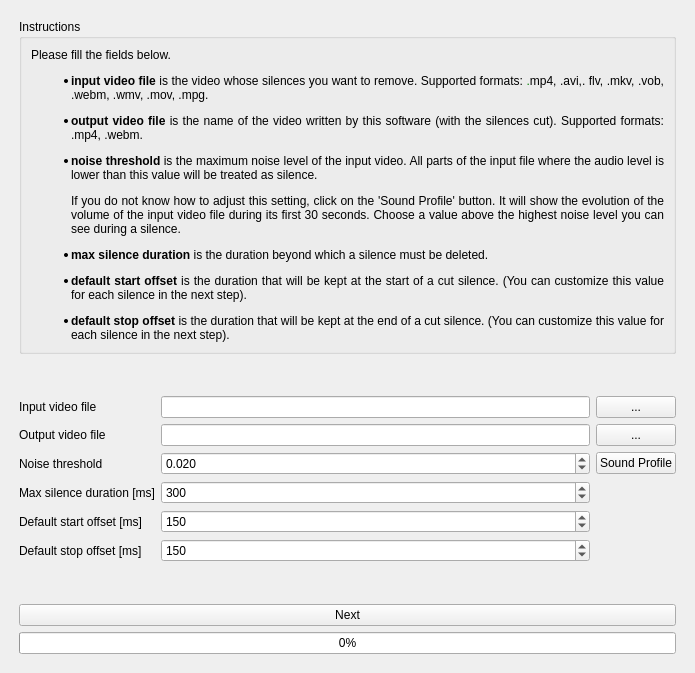
<?xml version="1.0" encoding="UTF-8"?>
<ui version="4.0">
 <class>SilenceRemover</class>
 <widget class="QWidget" name="SilenceRemover">
  <property name="geometry">
   <rect>
    <x>0</x>
    <y>0</y>
    <width>695</width>
    <height>673</height>
   </rect>
  </property>
  <property name="windowTitle">
   <string>SilenceRemover</string>
  </property>
  <layout class="QVBoxLayout" name="verticalLayout_2">
   <item>
    <layout class="QVBoxLayout" name="verticalLayout">
     <property name="leftMargin">
      <number>8</number>
     </property>
     <property name="topMargin">
      <number>8</number>
     </property>
     <property name="rightMargin">
      <number>8</number>
     </property>
     <property name="bottomMargin">
      <number>8</number>
     </property>
     <item>
      <widget class="QGroupBox" name="groupBox">
       <property name="sizePolicy">
        <sizepolicy hsizetype="Expanding" vsizetype="Expanding">
         <horstretch>0</horstretch>
         <verstretch>0</verstretch>
        </sizepolicy>
       </property>
       <property name="title">
        <string>Instructions</string>
       </property>
       <layout class="QGridLayout" name="gridLayout_2">
        <item row="0" column="0">
         <widget class="QLabel" name="label_6">
          <property name="text">
           <string>&lt;html&gt;&lt;head/&gt;&lt;body&gt;&lt;p align=&quot;justify&quot;&gt;Please fill the fields below.&lt;/p&gt;&lt;ul style=&quot;margin-top: 0px; margin-bottom: 0px; margin-left: 0px; margin-right: 0px; -qt-list-indent: 1;&quot;&gt;&lt;li align=&quot;justify&quot; style=&quot; margin-top:12px; margin-bottom:0px; margin-left:0px; margin-right:0px; -qt-block-indent:0; text-indent:0px;&quot;&gt;&lt;span style=&quot; font-weight:600;&quot;&gt;input video file&lt;/span&gt; is the video whose silences you want to remove. Supported formats: &lt;span style=&quot; color:#008000;&quot;&gt;.&lt;/span&gt;&lt;span style=&quot; color:#000000;&quot;&gt;mp4, .avi,. flv, .mkv, .vob, .webm, .wmv, .mov, .mpg.&lt;/span&gt;&lt;/li&gt;&lt;li align=&quot;justify&quot; style=&quot; margin-top:12px; margin-bottom:0px; margin-left:0px; margin-right:0px; -qt-block-indent:0; text-indent:0px;&quot;&gt;&lt;span style=&quot; font-weight:600;&quot;&gt;output video file&lt;/span&gt; is the name of the video written by this software (with the silences cut). Supported formats: .mp4, .webm.&lt;/li&gt;&lt;li align=&quot;justify&quot; style=&quot; margin-top:12px; margin-bottom:0px; margin-left:0px; margin-right:0px; -qt-block-indent:0; text-indent:0px;&quot;&gt;&lt;span style=&quot; font-weight:600;&quot;&gt;noise threshold&lt;/span&gt; is the maximum noise level of the input video. All parts of the input file where the audio level is lower than this value will be treated as silence. &lt;/li&gt;&lt;p align=&quot;justify&quot;&gt;If you do not know how to adjust this setting, click on the 'Sound Profile' button. It will show the evolution of the volume of the input video file during its first 30 seconds. Choose a value above the highest noise level you can see during a silence. &lt;/p&gt;&lt;li align=&quot;justify&quot; style=&quot; margin-top:12px; margin-bottom:0px; margin-left:0px; margin-right:0px; -qt-block-indent:0; text-indent:0px;&quot;&gt;&lt;span style=&quot; font-weight:600;&quot;&gt;max silence duration&lt;/span&gt; is the duration beyond which a silence must be deleted.&lt;/li&gt;&lt;li align=&quot;justify&quot; style=&quot; margin-top:12px; margin-bottom:0px; margin-left:0px; margin-right:0px; -qt-block-indent:0; text-indent:0px;&quot;&gt;&lt;span style=&quot; font-weight:600;&quot;&gt;default start offset &lt;/span&gt;is the duration that will be kept at the start of a cut silence. (You can customize this value for each silence in the next step).&lt;/li&gt;&lt;li align=&quot;justify&quot; style=&quot; margin-top:12px; margin-bottom:0px; margin-left:0px; margin-right:0px; -qt-block-indent:0; text-indent:0px;&quot;&gt;&lt;span style=&quot; font-weight:600;&quot;&gt;default stop offset &lt;/span&gt;is the duration that will be kept at the end of a cut silence. (You can customize this value for each silence in the next step).&lt;/li&gt;&lt;/ul&gt;&lt;/body&gt;&lt;/html&gt;</string>
          </property>
          <property name="wordWrap">
           <bool>true</bool>
          </property>
         </widget>
        </item>
       </layout>
      </widget>
     </item>
     <item>
      <spacer name="verticalSpacer_2">
       <property name="orientation">
        <enum>Qt::Vertical</enum>
       </property>
       <property name="sizeHint" stdset="0">
        <size>
         <width>20</width>
         <height>20</height>
        </size>
       </property>
      </spacer>
     </item>
     <item>
      <layout class="QGridLayout" name="gridLayout">
       <item row="4" column="0">
        <widget class="QLabel" name="label_2">
         <property name="text">
          <string>Default start offset [ms]</string>
         </property>
        </widget>
       </item>
       <item row="5" column="1">
        <widget class="QSpinBox" name="stop_offset_spinbox">
         <property name="maximum">
          <number>60000</number>
         </property>
         <property name="singleStep">
          <number>50</number>
         </property>
         <property name="value">
          <number>150</number>
         </property>
        </widget>
       </item>
       <item row="4" column="1">
        <widget class="QSpinBox" name="start_offset_spinbox">
         <property name="maximum">
          <number>60000</number>
         </property>
         <property name="singleStep">
          <number>50</number>
         </property>
         <property name="value">
          <number>150</number>
         </property>
        </widget>
       </item>
       <item row="1" column="0">
        <widget class="QLabel" name="label_3">
         <property name="text">
          <string>Output video file</string>
         </property>
        </widget>
       </item>
       <item row="2" column="0">
        <widget class="QLabel" name="label_4">
         <property name="text">
          <string>Noise threshold</string>
         </property>
        </widget>
       </item>
       <item row="3" column="0">
        <widget class="QLabel" name="label_5">
         <property name="text">
          <string>Max silence duration [ms]</string>
         </property>
        </widget>
       </item>
       <item row="2" column="1">
        <widget class="QDoubleSpinBox" name="noise_threshold_spinbox">
         <property name="decimals">
          <number>3</number>
         </property>
         <property name="singleStep">
          <double>0.010000000000000</double>
         </property>
         <property name="value">
          <double>0.020000000000000</double>
         </property>
        </widget>
       </item>
       <item row="3" column="1">
        <widget class="QSpinBox" name="max_silence_spinbox">
         <property name="maximum">
          <number>60000</number>
         </property>
         <property name="singleStep">
          <number>50</number>
         </property>
         <property name="value">
          <number>300</number>
         </property>
        </widget>
       </item>
       <item row="0" column="0">
        <widget class="QLabel" name="label">
         <property name="text">
          <string>Input video file</string>
         </property>
        </widget>
       </item>
       <item row="5" column="0">
        <widget class="QLabel" name="label_7">
         <property name="text">
          <string>Default stop offset [ms]</string>
         </property>
        </widget>
       </item>
       <item row="1" column="1">
        <widget class="QLineEdit" name="output_file_line_edit"/>
       </item>
       <item row="0" column="1">
        <widget class="QLineEdit" name="input_file_line_edit"/>
       </item>
       <item row="0" column="2">
        <widget class="QPushButton" name="browse_input_file_button">
         <property name="text">
          <string>...</string>
         </property>
        </widget>
       </item>
       <item row="1" column="2">
        <widget class="QPushButton" name="browse_output_file_button">
         <property name="text">
          <string>...</string>
         </property>
        </widget>
       </item>
       <item row="2" column="2">
        <widget class="QPushButton" name="sound_profile_push_button">
         <property name="text">
          <string>Sound Profile</string>
         </property>
        </widget>
       </item>
      </layout>
     </item>
     <item>
      <spacer name="verticalSpacer">
       <property name="orientation">
        <enum>Qt::Vertical</enum>
       </property>
       <property name="sizeHint" stdset="0">
        <size>
         <width>20</width>
         <height>20</height>
        </size>
       </property>
      </spacer>
     </item>
     <item>
      <widget class="QPushButton" name="next_button">
       <property name="text">
        <string>Next</string>
       </property>
      </widget>
     </item>
     <item>
      <widget class="QProgressBar" name="progress_bar">
       <property name="value">
        <number>0</number>
       </property>
      </widget>
     </item>
    </layout>
   </item>
  </layout>
 </widget>
 <resources/>
 <connections/>
</ui>
